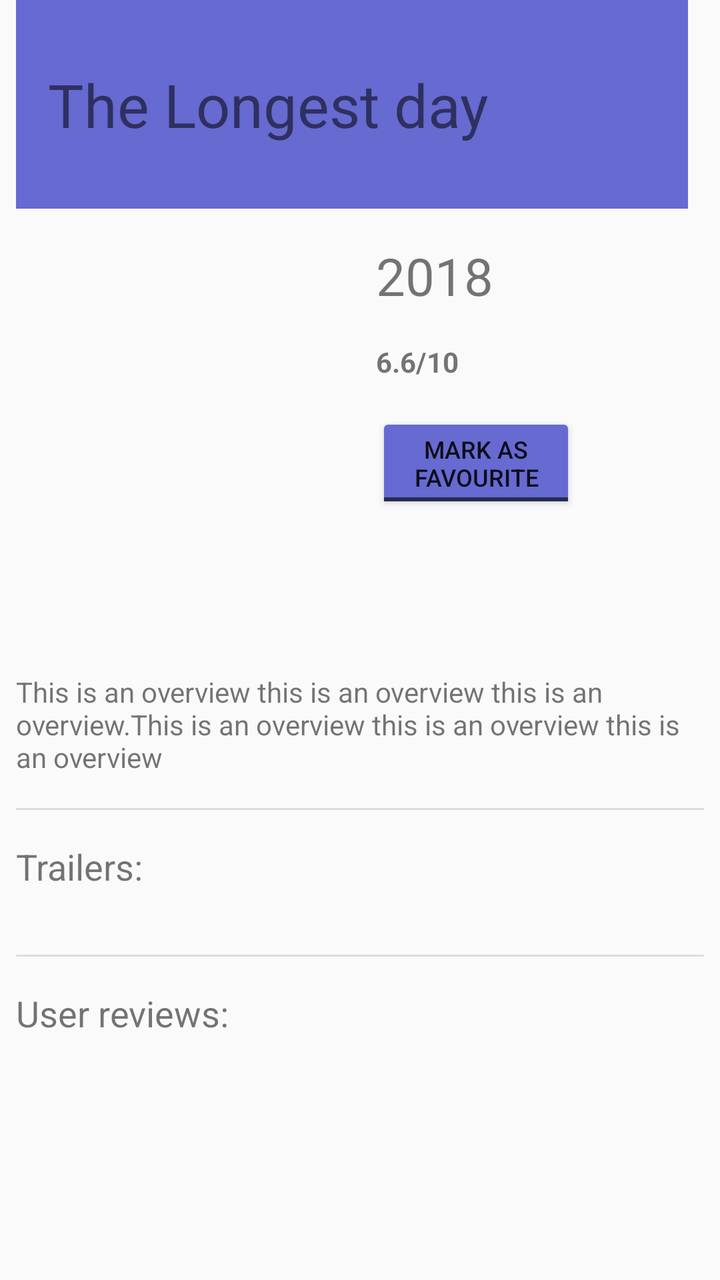
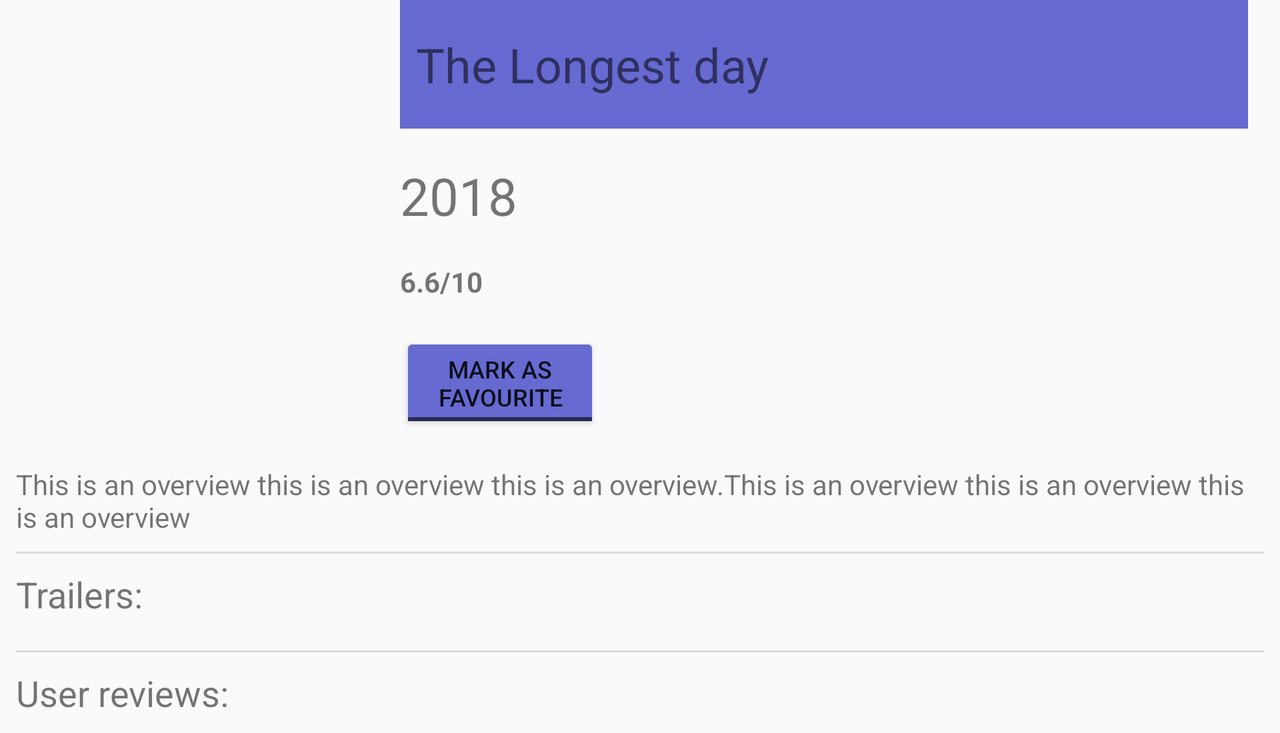

Compare how this app lays out the same screen by default and in its alternative resource folder. The renders come first, then the two layout files and the values they reference.
<!-- AndroidManifest.xml: application theme AppTheme -->
<!-- res/layout/popular_movie_detail_activity.xml -->
<?xml version="1.0" encoding="utf-8"?>
<ScrollView xmlns:android="http://schemas.android.com/apk/res/android"
    xmlns:app="http://schemas.android.com/apk/res-auto"
    xmlns:tools="http://schemas.android.com/tools"
    android:layout_width="match_parent"
    android:layout_height="match_parent">

    <android.support.constraint.ConstraintLayout
        android:id="@+id/constraintLayout"
        android:layout_width="match_parent"
        android:layout_height="wrap_content">

        <ImageView
            android:id="@+id/imageView_movie_poster"
            android:layout_width="0dp"
            android:layout_height="@dimen/imageView_moviePoster_heigth"
            android:layout_marginEnd="@dimen/horizontal_margin_medium"
            android:layout_marginLeft="@dimen/horizontal_margin_medium"
            android:layout_marginRight="@dimen/horizontal_margin_medium"
            android:layout_marginStart="@dimen/horizontal_margin_medium"
            android:layout_marginTop="@dimen/vertical_margin_medium"
            android:adjustViewBounds="true"
            android:contentDescription="@string/grid_view_image_description"
            android:cropToPadding="false"
            android:scaleType="centerCrop"
            app:layout_constraintEnd_toStartOf="@+id/guideline_vertical_equal_divider"
            app:layout_constraintHorizontal_bias="0.6"
            app:layout_constraintStart_toStartOf="parent"
            app:layout_constraintTop_toBottomOf="@+id/textView_title"
            tools:src="@drawable/ic_image_black_48dp" />

        <android.support.constraint.Guideline
            android:id="@+id/guideline_vertical_equal_divider"
            android:layout_width="wrap_content"
            android:layout_height="wrap_content"
            android:orientation="vertical"
            app:layout_constraintGuide_percent="0.5" />

        <TextView
            android:id="@+id/textView_title"
            android:layout_width="match_parent"
            android:layout_height="0dp"
            android:background="@color/colorPrimaryLight"
            android:gravity="center_vertical"
            android:paddingLeft="@dimen/horizontal_margin_medium"
            android:paddingRight="@dimen/horizontal_margin_medium"
            android:paddingTop="@dimen/vertical_margin_large"
            android:paddingBottom="@dimen/vertical_margin_large"
            android:text="@string/blank_text"
            android:textSize="@dimen/textSize_very_large"
            app:layout_constraintEnd_toEndOf="parent"
            app:layout_constraintStart_toStartOf="parent"
            app:layout_constraintTop_toTopOf="parent"
            tools:layout_marginEnd="@dimen/horizontal_margin_medium"
            tools:layout_marginStart="@dimen/horizontal_margin_small"
            tools:text="The Longest day" />

        <TextView
            android:id="@+id/textView_rating"
            android:layout_width="wrap_content"
            android:layout_height="wrap_content"
            android:layout_marginLeft="@dimen/horizontal_margin_medium"
            android:layout_marginStart="@dimen/horizontal_margin_medium"
            android:layout_marginTop="@dimen/vertical_margin_medium"
            android:gravity="center_vertical"
            android:textSize="@dimen/textSize_small"
            android:textStyle="bold"
            app:layout_constraintStart_toStartOf="@+id/guideline_vertical_equal_divider"
            app:layout_constraintTop_toBottomOf="@+id/textView_release_date"
            tools:layout_marginEnd="@dimen/horizontal_margin_medium"
            tools:layout_marginStart="@dimen/horizontal_margin_small"
            tools:text="6.6/10" />

        <TextView
            android:id="@+id/textView_release_date"
            android:layout_width="wrap_content"
            android:layout_height="wrap_content"
            android:layout_marginLeft="@dimen/horizontal_margin_medium"
            android:layout_marginStart="@dimen/horizontal_margin_medium"
            android:layout_marginTop="@dimen/vertical_margin_medium"
            android:gravity="center_vertical"
            android:textSize="@dimen/textSize_large"
            app:layout_constraintStart_toStartOf="@+id/guideline_vertical_equal_divider"
            app:layout_constraintTop_toBottomOf="@+id/textView_title"
            tools:layout_marginEnd="@dimen/horizontal_margin_medium"
            tools:layout_marginStart="@dimen/horizontal_margin_small"
            tools:text="2018" />

        <TextView
            android:id="@+id/textView_overview"
            android:layout_width="0dp"
            android:layout_height="wrap_content"
            android:layout_marginEnd="@dimen/horizontal_margin_small"
            android:layout_marginLeft="@dimen/horizontal_margin_small"
            android:layout_marginRight="@dimen/horizontal_margin_small"
            android:layout_marginStart="@dimen/horizontal_margin_small"
            android:layout_marginTop="@dimen/vertical_margin_medium"
            app:layout_constraintEnd_toEndOf="parent"
            app:layout_constraintStart_toStartOf="parent"
            app:layout_constraintTop_toBottomOf="@+id/imageView_movie_poster"
            tools:layout_marginEnd="@dimen/horizontal_margin_medium"
            tools:layout_marginStart="@dimen/horizontal_margin_small"
            tools:text="This is an overview this is an overview this is an overview.This is an overview this is an overview this is an overview" />

        <ToggleButton
            android:id="@+id/toggleButton_favourite"
            android:layout_width="@dimen/toggle_button_width"
            android:layout_height="wrap_content"
            android:layout_marginTop="@dimen/vertical_margin_medium"
            android:gravity="center"
            android:onClick="favouriteMovieClicked"
            android:textOff="@string/toggle_favourite"
            android:textOn="@string/toggle_favourite"
            android:textSize="@dimen/textSize_extra_small"
            app:layout_constraintStart_toStartOf="@+id/textView_rating"
            app:layout_constraintTop_toBottomOf="@+id/textView_rating"
            tools:text="@string/toggle_favourite" />

        <View
            android:id="@+id/divider_trailer_video"
            android:layout_width="0dp"
            android:layout_height="1dp"
            android:layout_marginEnd="@dimen/horizontal_margin_small"
            android:layout_marginLeft="@dimen/horizontal_margin_small"
            android:layout_marginRight="@dimen/horizontal_margin_small"
            android:layout_marginStart="@dimen/horizontal_margin_small"
            android:layout_marginTop="@dimen/vertical_margin_medium"
            android:background="?android:attr/listDivider"
            app:layout_constraintEnd_toEndOf="parent"
            app:layout_constraintStart_toStartOf="parent"
            app:layout_constraintTop_toBottomOf="@+id/textView_overview" />

        <TextView
            android:id="@+id/textView_trailer_label"
            android:layout_width="wrap_content"
            android:layout_height="wrap_content"
            android:layout_marginLeft="@dimen/horizontal_margin_small"
            android:layout_marginStart="@dimen/horizontal_margin_small"
            android:layout_marginTop="@dimen/vertical_margin_medium"
            android:text="@string/trailer_label"
            android:textSize="@dimen/textSize_medium"
            app:layout_constraintStart_toStartOf="parent"
            app:layout_constraintTop_toBottomOf="@+id/divider_trailer_video"
            tools:text="@string/trailer_label" />

        
        <android.support.v7.widget.RecyclerView
            android:id="@+id/recyclerView_trailer_videos"
            android:layout_width="match_parent"
            android:layout_height="wrap_content"
            android:layout_marginEnd="@dimen/horizontal_margin_small"
            android:layout_marginLeft="@dimen/horizontal_margin_small"
            android:layout_marginRight="@dimen/horizontal_margin_small"
            android:layout_marginStart="@dimen/horizontal_margin_small"
            android:layout_marginTop="@dimen/vertical_margin_medium"
            app:layout_constraintEnd_toEndOf="parent"
            app:layout_constraintStart_toStartOf="parent"
            app:layout_constraintTop_toBottomOf="@+id/textView_trailer_label"
            tools:listitem="@layout/list_item_trailer"/>

        <View
            android:id="@+id/divider_user_reviews"
            android:layout_width="0dp"
            android:layout_height="1dp"
            android:layout_marginEnd="@dimen/horizontal_margin_small"
            android:layout_marginLeft="@dimen/horizontal_margin_small"
            android:layout_marginRight="@dimen/horizontal_margin_small"
            android:layout_marginStart="@dimen/horizontal_margin_small"
            android:layout_marginTop="@dimen/vertical_margin_medium"
            android:background="?android:attr/listDivider"
            app:layout_constraintEnd_toEndOf="parent"
            app:layout_constraintStart_toStartOf="parent"
            app:layout_constraintTop_toBottomOf="@+id/recyclerView_trailer_videos" />

        <TextView
            android:id="@+id/textView_user_reviews"
            android:layout_width="wrap_content"
            android:layout_height="wrap_content"
            android:layout_marginLeft="@dimen/horizontal_margin_small"
            android:layout_marginStart="@dimen/horizontal_margin_small"
            android:layout_marginTop="@dimen/vertical_margin_medium"
            android:text="@string/user_review_label"
            android:textSize="@dimen/textSize_medium"
            app:layout_constraintStart_toStartOf="parent"
            app:layout_constraintTop_toBottomOf="@+id/divider_user_reviews"
            tools:text="@string/user_review_label" />

        
        <android.support.v7.widget.RecyclerView
            android:id="@+id/recyclerView_user_reviews"
            android:layout_width="match_parent"
            android:layout_height="wrap_content"
            android:layout_marginEnd="@dimen/horizontal_margin_small"
            android:layout_marginLeft="@dimen/horizontal_margin_small"
            android:layout_marginRight="@dimen/horizontal_margin_small"
            android:layout_marginStart="@dimen/horizontal_margin_small"
            android:layout_marginTop="@dimen/vertical_margin_medium"
            app:layout_constraintEnd_toEndOf="parent"
            app:layout_constraintHorizontal_bias="0.0"
            app:layout_constraintStart_toStartOf="parent"
            app:layout_constraintTop_toBottomOf="@+id/textView_user_reviews"
            tools:listitem="@layout/list_item_user_review"/>

    </android.support.constraint.ConstraintLayout>
</ScrollView>
<!-- res/layout/list_item_trailer.xml (included above) -->
<?xml version="1.0" encoding="utf-8"?>
<android.support.v7.widget.CardView xmlns:android="http://schemas.android.com/apk/res/android"
    xmlns:tools="http://schemas.android.com/tools"
    android:layout_width="match_parent"
    android:layout_height="wrap_content"
    android:layout_marginTop="@dimen/vertical_margin_small"
    android:layout_marginBottom="@dimen/vertical_margin_small"
    style="@style/CardViewStyle">

    <LinearLayout
        android:layout_width="match_parent"
        android:layout_height="wrap_content"
        android:orientation="horizontal">

        <ImageView
            android:id="@+id/imageView_play_trailer"
            android:layout_width="0dp"
            android:layout_height="@dimen/imageView_grid_item_heigth"
            android:layout_weight="1"
            android:contentDescription="@string/image_play_trailer"
            android:padding="@dimen/horizontal_margin_medium"
            android:scaleType="centerCrop"
            android:src="@drawable/ic_play_arrow_black_48dp"
            tools:src="@drawable/ic_play_arrow_black_48dp"/>

        <TextView
            android:id="@+id/textView_trailer_movie_name"
            android:layout_width="0dp"
            android:layout_height="wrap_content"
            android:layout_gravity="center"
            android:layout_marginLeft="@dimen/horizontal_margin_small"
            android:layout_weight="3"
            android:textSize="@dimen/textSize_medium"
            tools:text="The longest day"
            android:layout_marginStart="@dimen/horizontal_margin_small" />
    </LinearLayout>

</android.support.v7.widget.CardView>
<!-- res/layout/list_item_user_review.xml (included above) -->
<?xml version="1.0" encoding="utf-8"?>
<android.support.v7.widget.CardView xmlns:android="http://schemas.android.com/apk/res/android"
    xmlns:tools="http://schemas.android.com/tools"
    android:layout_width="match_parent"
    android:layout_height="wrap_content"
    android:layout_marginTop="@dimen/vertical_margin_small"
    android:layout_marginBottom="@dimen/vertical_margin_small"
    style="@style/CardViewStyle">

    <LinearLayout
        android:layout_width="match_parent"
        android:layout_height="wrap_content"
        android:orientation="vertical">

        <TextView
            android:id="@+id/textView_author"
            android:layout_width="wrap_content"
            android:layout_height="wrap_content"
            android:layout_gravity="center"
            android:layout_weight="3"
            android:textSize="@dimen/textSize_large"
            tools:text="The longest day" />

        <TextView
            android:id="@+id/textView_content"
            android:layout_width="match_parent"
            android:layout_height="wrap_content"
            android:layout_gravity="center"
            android:layout_weight="3"
            android:textSize="@dimen/textSize_small"
            tools:text="The longest day" />
    </LinearLayout>

</android.support.v7.widget.CardView>
<!-- resources referenced by this layout -->
<resources>
  <color name="colorPrimaryLight">#666ad1</color>
  <dimen name="horizontal_margin_medium">16dp</dimen>
  <dimen name="horizontal_margin_small">8dp</dimen>
  <dimen name="imageView_grid_item_heigth">85dp</dimen>
  <dimen name="imageView_moviePoster_heigth">200dp</dimen>
  <dimen name="textSize_extra_small">12sp</dimen>
  <dimen name="textSize_large">26sp</dimen>
  <dimen name="textSize_medium">18sp</dimen>
  <dimen name="textSize_small">14sp</dimen>
  <dimen name="textSize_very_large">30sp</dimen>
  <dimen name="toggle_button_width">100dp</dimen>
  <dimen name="vertical_margin_large">32dp</dimen>
  <dimen name="vertical_margin_medium">16dp</dimen>
  <dimen name="vertical_margin_small">8dp</dimen>
  <string name="blank_text" />
  <string name="grid_view_image_description">Movie Image</string>
  <string name="image_play_trailer">Play video</string>
  <string name="toggle_favourite">MARK AS FAVOURITE</string>
  <string name="trailer_label">Trailers:</string>
  <string name="user_review_label">User reviews:</string>
  <style name="CardViewStyle" parent="CardView">
          <item name="cardBackgroundColor">#e8eaf6</item>
          <item name="cardCornerRadius">12dp</item>
          <item name="contentPadding">4dp</item>
      </style>
  <!-- from res/values-v21/ -->
  <style name="AppTheme" parent="Theme.AppCompat.Light.DarkActionBar">
          
          <item name="colorPrimary">@color/colorPrimary</item>
          <item name="colorPrimaryDark">@color/colorPrimaryDark</item>
          <item name="colorAccent">@color/colorAccent</item>
          <item name="android:colorButtonNormal">@color/colorPrimaryLight</item>
      </style>
  <color name="colorPrimary">#303f9f</color>
  <color name="colorPrimaryDark">#001970</color>
  <color name="colorAccent">#FF4081</color>
</resources>
<!-- res/layout-land/popular_movie_detail_activity.xml (the repository's variant of the layout above) -->
<!-- drawn on the phone turned sideways -->
<?xml version="1.0" encoding="utf-8"?>
<ScrollView xmlns:android="http://schemas.android.com/apk/res/android"
    xmlns:app="http://schemas.android.com/apk/res-auto"
    xmlns:tools="http://schemas.android.com/tools"
    android:layout_width="match_parent"
    android:layout_height="match_parent">

    <android.support.constraint.ConstraintLayout
        android:layout_width="match_parent"
        android:layout_height="wrap_content">

        <ImageView
            android:id="@+id/imageView_movie_poster"
            android:layout_width="0dp"
            android:layout_height="0dp"
            android:layout_marginBottom="16dp"
            android:layout_marginEnd="8dp"
            android:layout_marginLeft="8dp"
            android:layout_marginRight="8dp"
            android:layout_marginStart="8dp"
            android:adjustViewBounds="true"
            android:contentDescription="@string/grid_view_image_description"
            android:cropToPadding="false"
            android:scaleType="centerCrop"
            app:layout_constraintBottom_toTopOf="@+id/textView_overview"
            app:layout_constraintEnd_toStartOf="@+id/guideline_vertical_equal_divider"
            app:layout_constraintHorizontal_bias="0.6"
            app:layout_constraintStart_toStartOf="parent"
            app:layout_constraintTop_toTopOf="parent"
            tools:src="@drawable/ic_image_black_48dp" />

        <android.support.constraint.Guideline
            android:id="@+id/guideline_vertical_equal_divider"
            android:layout_width="wrap_content"
            android:layout_height="wrap_content"
            android:orientation="vertical"
            app:layout_constraintGuide_percent="0.3" />

        <TextView
            android:id="@+id/textView_title"
            android:layout_width="0dp"
            android:layout_height="wrap_content"
            android:background="@color/colorPrimaryLight"
            android:gravity="center_vertical"
            android:paddingBottom="16dp"
            android:paddingLeft="8dp"
            android:paddingRight="8dp"
            android:paddingTop="16dp"
            android:text="@string/blank_text"
            android:textSize="24sp"
            app:layout_constraintEnd_toEndOf="parent"
            app:layout_constraintStart_toStartOf="@+id/guideline_vertical_equal_divider"
            app:layout_constraintTop_toTopOf="parent"
            tools:layout_marginEnd="16dp"
            tools:layout_marginStart="8dp"
            tools:text="The Longest day" />

        <TextView
            android:id="@+id/textView_rating"
            android:layout_width="wrap_content"
            android:layout_height="wrap_content"
            android:layout_marginTop="16dp"
            android:gravity="center_vertical"
            android:textSize="14sp"
            android:textStyle="bold"
            app:layout_constraintStart_toStartOf="@+id/guideline_vertical_equal_divider"
            app:layout_constraintTop_toBottomOf="@+id/textView_release_date"
            tools:layout_marginEnd="16dp"
            tools:layout_marginStart="8dp"
            tools:text="6.6/10" />

        <TextView
            android:id="@+id/textView_release_date"
            android:layout_width="wrap_content"
            android:layout_height="wrap_content"
            android:layout_marginTop="16dp"
            android:gravity="center_vertical"
            android:textSize="26sp"
            app:layout_constraintStart_toStartOf="@+id/guideline_vertical_equal_divider"
            app:layout_constraintTop_toBottomOf="@+id/textView_title"
            tools:layout_marginEnd="16dp"
            tools:layout_marginStart="8dp"
            tools:text="2018" />

        <TextView
            android:id="@+id/textView_overview"
            android:layout_width="0dp"
            android:layout_height="wrap_content"
            android:layout_marginEnd="8dp"
            android:layout_marginLeft="8dp"
            android:layout_marginRight="8dp"
            android:layout_marginStart="8dp"
            android:layout_marginTop="16dp"
            app:layout_constraintEnd_toEndOf="parent"
            app:layout_constraintStart_toStartOf="parent"
            app:layout_constraintTop_toBottomOf="@+id/toggleButton_favourite"
            tools:layout_marginEnd="16dp"
            tools:layout_marginStart="8dp"
            tools:text="This is an overview this is an overview this is an overview.This is an overview this is an overview this is an overview" />

        <ToggleButton
            android:id="@+id/toggleButton_favourite"
            android:layout_width="100dp"
            android:layout_height="wrap_content"
            android:layout_marginTop="16dp"
            android:gravity="center"
            android:onClick="favouriteMovieClicked"
            android:textOff="@string/toggle_favourite"
            android:textOn="@string/toggle_favourite"
            android:textSize="12sp"
            app:layout_constraintStart_toStartOf="@+id/textView_rating"
            app:layout_constraintTop_toBottomOf="@+id/textView_rating"
            tools:text="@string/toggle_favourite" />

        <View
            android:id="@+id/divider_trailer_video"
            android:layout_width="0dp"
            android:layout_height="1dp"
            android:layout_marginEnd="8dp"
            android:layout_marginLeft="8dp"
            android:layout_marginRight="8dp"
            android:layout_marginStart="8dp"
            android:layout_marginTop="8dp"
            android:background="?android:attr/listDivider"
            app:layout_constraintEnd_toEndOf="parent"
            app:layout_constraintStart_toStartOf="parent"
            app:layout_constraintTop_toBottomOf="@+id/textView_overview" />

        <TextView
            android:id="@+id/textView_trailer_label"
            android:layout_width="wrap_content"
            android:layout_height="wrap_content"
            android:layout_marginLeft="8dp"
            android:layout_marginStart="8dp"
            android:layout_marginTop="8dp"
            android:text="@string/trailer_label"
            android:textSize="18sp"
            app:layout_constraintStart_toStartOf="parent"
            app:layout_constraintTop_toBottomOf="@+id/divider_trailer_video"
            tools:text="@string/trailer_label" />

        
        <android.support.v7.widget.RecyclerView
            android:id="@+id/recyclerView_trailer_videos"
            android:layout_width="match_parent"
            android:layout_height="wrap_content"
            android:layout_marginEnd="8dp"
            android:layout_marginLeft="8dp"
            android:layout_marginRight="8dp"
            android:layout_marginStart="8dp"
            android:layout_marginTop="8dp"
            app:layout_constraintEnd_toEndOf="parent"
            app:layout_constraintStart_toStartOf="parent"
            app:layout_constraintTop_toBottomOf="@+id/textView_trailer_label"
            tools:listitem="@layout/list_item_trailer"/>

        <View
            android:id="@+id/divider_user_reviews"
            android:layout_width="0dp"
            android:layout_height="1dp"
            android:layout_marginEnd="8dp"
            android:layout_marginLeft="8dp"
            android:layout_marginRight="8dp"
            android:layout_marginStart="8dp"
            android:layout_marginTop="8dp"
            android:background="?android:attr/listDivider"
            app:layout_constraintEnd_toEndOf="parent"
            app:layout_constraintStart_toStartOf="parent"
            app:layout_constraintTop_toBottomOf="@+id/recyclerView_trailer_videos" />

        <TextView
            android:id="@+id/textView_user_reviews"
            android:layout_width="wrap_content"
            android:layout_height="wrap_content"
            android:layout_marginLeft="8dp"
            android:layout_marginStart="8dp"
            android:layout_marginTop="8dp"
            android:text="@string/user_review_label"
            android:textSize="18sp"
            app:layout_constraintStart_toStartOf="parent"
            app:layout_constraintTop_toBottomOf="@+id/divider_user_reviews"
            tools:text="@string/user_review_label" />

        
        <android.support.v7.widget.RecyclerView
            android:id="@+id/recyclerView_user_reviews"
            android:layout_width="match_parent"
            android:layout_height="wrap_content"
            android:layout_marginEnd="8dp"
            android:layout_marginLeft="8dp"
            android:layout_marginRight="8dp"
            android:layout_marginStart="8dp"
            android:layout_marginTop="8dp"
            app:layout_constraintEnd_toEndOf="parent"
            app:layout_constraintHorizontal_bias="0.0"
            app:layout_constraintStart_toStartOf="parent"
            app:layout_constraintTop_toBottomOf="@+id/textView_user_reviews"
            tools:listitem="@layout/list_item_user_review"/>

    </android.support.constraint.ConstraintLayout>
</ScrollView>
<!-- resources referenced by the variant -->
<!-- as the phone turned sideways resolves them -->
<resources>
  <color name="colorPrimaryLight">#666ad1</color>
  <dimen name="horizontal_margin_medium">16dp</dimen>
  <dimen name="horizontal_margin_small">8dp</dimen>
  <dimen name="imageView_grid_item_heigth">85dp</dimen>
  <!-- from res/values-land/ -->
  <dimen name="textSize_large">24sp</dimen>
  <dimen name="textSize_medium">18sp</dimen>
  <dimen name="textSize_small">14sp</dimen>
  <dimen name="vertical_margin_small">8dp</dimen>
  <string name="blank_text" />
  <string name="grid_view_image_description">Movie Image</string>
  <string name="image_play_trailer">Play video</string>
  <string name="toggle_favourite">MARK AS FAVOURITE</string>
  <string name="trailer_label">Trailers:</string>
  <string name="user_review_label">User reviews:</string>
  <style name="CardViewStyle" parent="CardView">
          <item name="cardBackgroundColor">#e8eaf6</item>
          <item name="cardCornerRadius">12dp</item>
          <item name="contentPadding">4dp</item>
      </style>
  <!-- from res/values-v21/ -->
  <style name="AppTheme" parent="Theme.AppCompat.Light.DarkActionBar">
          
          <item name="colorPrimary">@color/colorPrimary</item>
          <item name="colorPrimaryDark">@color/colorPrimaryDark</item>
          <item name="colorAccent">@color/colorAccent</item>
          <item name="android:colorButtonNormal">@color/colorPrimaryLight</item>
      </style>
  <color name="colorPrimary">#303f9f</color>
  <color name="colorPrimaryDark">#001970</color>
  <color name="colorAccent">#FF4081</color>
</resources>
